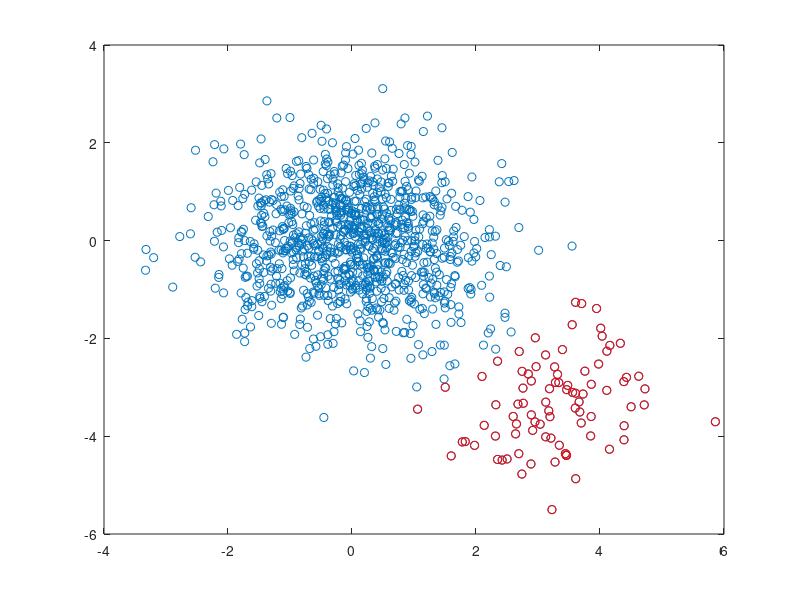

This figure's MATLAB source:
%% sim 1:
    % simulacion de datos Norm(mu,sigma^2)
    % parametros
    mu = 3.5;
    sigma = 0.2;
    % simualcion de X~Norm(mu,sigma^2)
    data01 = mu + sigma*randn(1000,1);
    % hist(data01)

%% sim 2:
    % simualcion
    data02 = mu + sigma*randn(1000,1);

    % media aretmetica
    xbar = mean(data02);

    %desviacion estandard muestral
    S = std(data02);

    % Z-score
    Z = (data02-xbar)/S;

    % ubicacion de los valores mayores a 3 sigma 
    I1 = find(Z>3);
    % valores mayores a 3 sigma
    O1 = data02(I1);

    % ubicacion de los valores menores a 3 sigma 
    I2 = find(Z<3);
    % valores menores a 3 sigma
    O2 = data02(I2);

 %% Ejersicio
    % generar n vectores en una circurferencia euclidea
    % proyectar datos sobre cada vector
    % calcular la asimetria sobre los datos
    % identificar vector con maxima asimetria 
    % identificar datos raros bajo este vector
    % graficar identificando datos raros 
    
    % generar datos
        % dsitribucion objetivo 
        x1 = randn(1000,2);
        % ruido
        x2 = [3 -3]+ randn(100,2);
        % concatenacion
        data03 = [x1
                    x2];
        %grafica de los datos generados
        %plot(data03(:,1),data03(:,2),'o')

    % generar n vectores en una circurferencia euclidea
        % espacio de linea de 
        % direcciones de los vectores
        theta = 0 : 0.01 : 2*pi;
        % componenete en x de cada angulo
        x = cos(theta);
        % componenete en y de cada angulo
        y = sin(theta);
        % fomacion de los vectores mendiante la 
        % concatenacion de los componentes
        vect = [x
                y];
        % grafica de los vectores
        %plot(x,y,'.')

    % proyeccino de los datos sobre cada vector
        % prouducto punto dato y vecto resulta
        % en la projeccion de datos en cada vector
        Proj_data = data03*vect;
        % vector de asimetrias de cada projeccion
        CA_vect = skewness(Proj_data);

    % identificar vector con maxima asimetria 
        % ubicacion de la projecion con la mayor asimetria
        I = find(abs(CA_vect) == max(abs(CA_vect)));
        % datos en la proyeccion con mayor asimetria
        Max_proj_data = Proj_data(:,I);
        % grafica de los datos projectados con la 
        % mayor asimetria
        % hist(Max_proj_data)
        % boxplot(Max_proj_data)

    
    % identificar datos raros bajo este vector*
        % rango interquiartil: Q3 - Q1
        RI = iqr(Max_proj_data);
        % 3er cuartil
        Q3 = prctile(Max_proj_data,75);
        % valor del bigote superior
        BS = Q3 + 1.5*RI;
    
        % ubiccacion de todos los puntos mayores al
        % bigote superior
        I2  = find(Max_proj_data > BS);
    % *parte superior

    % graficar identificando datos raros 
        plot(data03(:,1),data03(:,2),'o')
        hold on
        plot(data03(I2,1),data03(I2,2),'or')

%% sim 3
    % simalacion normal estadar con 3 dimenciones
    data04 = randn(1000,3);
    % grafica 3D
    %plot3(data04(:,1),data04(:,2),data04(:,3),'o')


    


